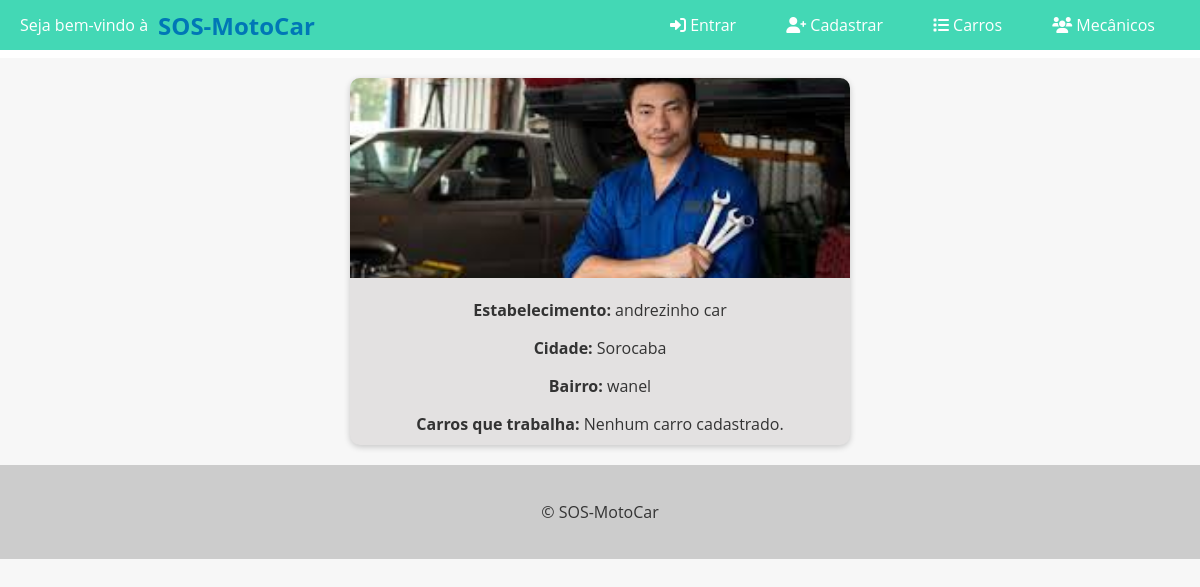
The page /mecanico/3/ on the database as committed earlier.
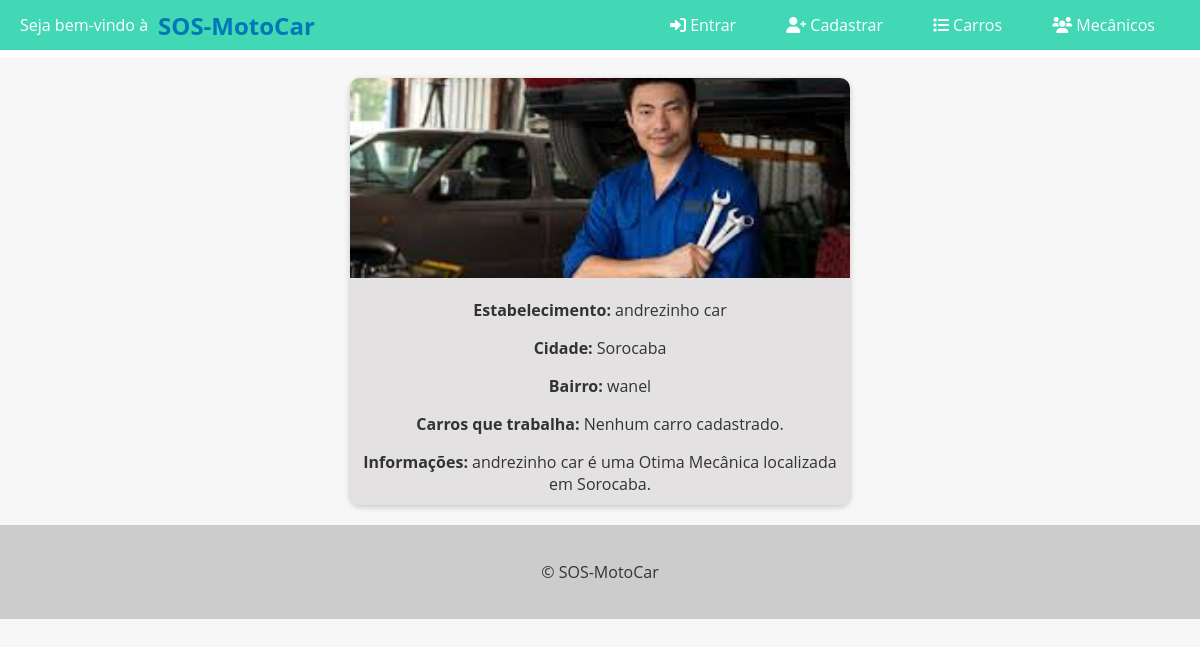
The same page on the database as committed later.
### Mecanico/models.py (models this page shows, shortened)
class Mecanico(models.Model):
    id = models.AutoField(primary_key=True)
    name = models.CharField(max_length=100)
    name_fantasy = models.CharField(max_length=150, blank=True, null=True)
    cidade = models.ForeignKey(Cidade, on_delete=models.PROTECT, related_name='Cidades_Mecanico' , blank=True, null=True)
    bairro = models.CharField(max_length=100, blank=True, null=True)
    carros_Trabalha = models.ManyToManyField(Brand, related_name='CarroQue_trabalha', blank=True, null=True)
    Foto_Estabelecimento = models.ImageField(upload_to='Mecanico/Foto_estabelecimento/' ,blank=True, null=True)
    informacoes = models.TextField(blank=True, null=True)

### carros/models.py (models this page shows)
class Cidade(models.Model):
    id = models.AutoField(primary_key=True)
    nome = models.CharField(max_length=50)
    def __str__(self):
        return self.nome

### Mecanico/views.py (the view)
# urls.py: path('mecanico/<int:pk>/', MecanicoDetailView.as_view(), name='mecanico_detail'),
class MecanicoDetailView(DetailView):
    model = Mecanico
    template_name = 'mecanico_detail.html'

### carros/templates/mecanico_detail.html (shortened to what this page needs)
{% extends "base.html" %}
{% block content %}
  <div class="car-card">
    <img src="{{ object.Foto_Estabelecimento.url }}" alt="{{ object.name }} - {{ object.cidade }}">
    <p><strong>Estabelecimento:</strong> {{ object.name_fantasy }}</p>
    <p><strong>Cidade:</strong> {{ object.cidade }}</p>
    <p><strong>Bairro:</strong> {{ object.bairro }}</p>
    <p><strong>Carros que trabalha:</strong>
      {% for carro in object.carros_Trabalha.all %}
        {{ carro.name }}{% if not forloop.last %}, {% endif %}
      {% empty %}
        Nenhum carro cadastrado.
      {% endfor %}
    </p>
    {% if object.informacoes %}
      <p><strong>Informações:</strong>  {{ object.informacoes }}</p>
    {% endif %}
  </div>
{% endblock %}

Rows that differ between the two databases and show on the page:
changed Mecanico "andrezinho car": informacoes (not shown) → "andrezinho car é uma Otima Mecânica localizada em Sorocaba."
Other text that changed with them:
text now shown: "Informações:"
